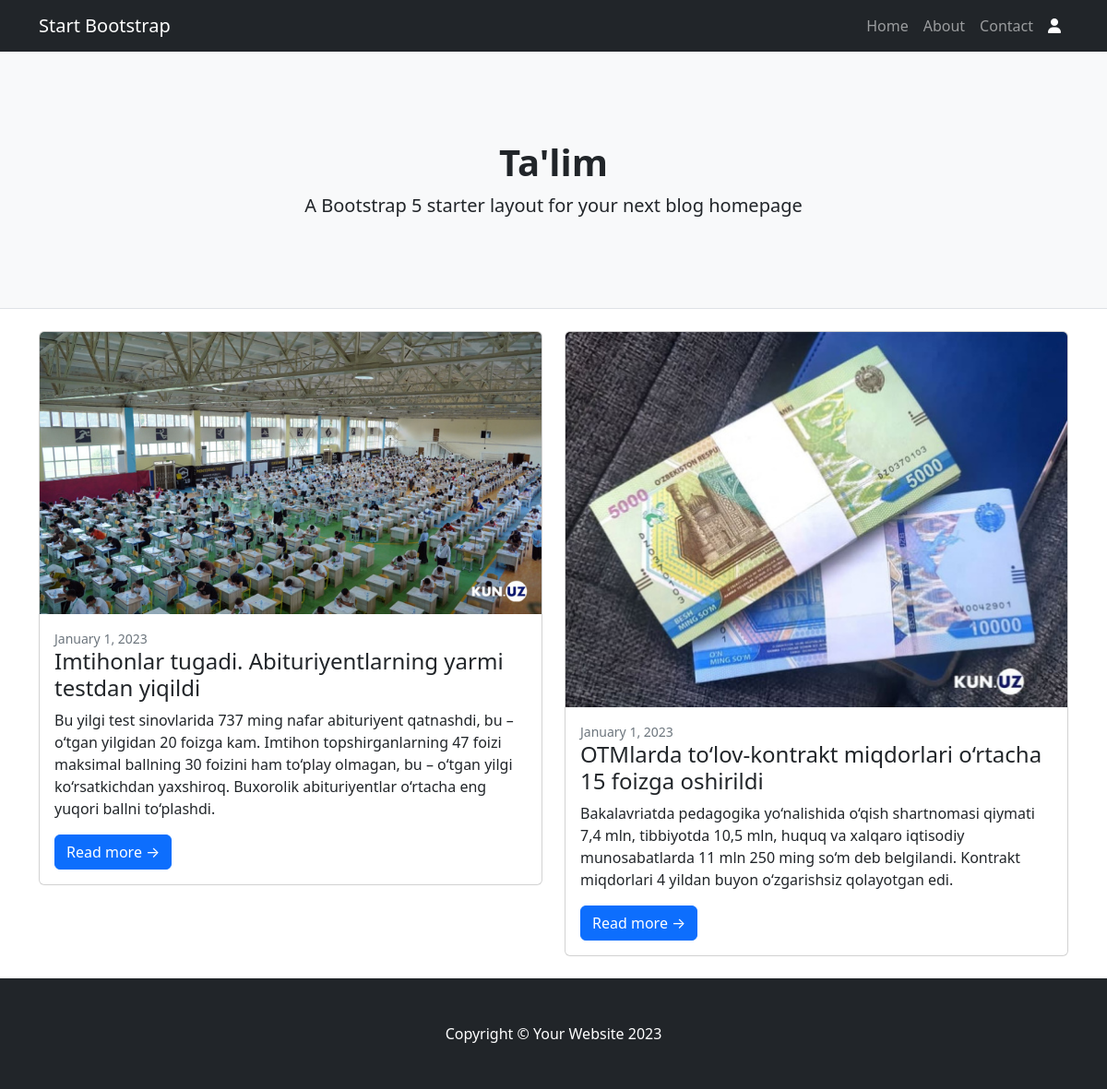
Page /category/4 on the committed database.
### main/models.py (models this page shows, shortened)
class Category(models.Model): # main_category
    title = models.CharField(max_length=255)

class Post(models.Model):
    title = models.CharField(max_length=255)
    content = models.TextField()
    category = models.ForeignKey(Category, on_delete=models.PROTECT,  null=True)
    tags = models.ManyToManyField(Tag, blank=True)
    author = models.ForeignKey(User, on_delete=models.PROTECT, null=True)
    image = models.ImageField(upload_to="post_images", blank=True)
    created_at = models.DateTimeField(auto_now_add=True)
    updated_at = models.DateTimeField(auto_now=True)
    likes = models.PositiveIntegerField(default=0)
    dislikes = models.PositiveIntegerField(default=0)
    views = models.PositiveIntegerField(default=0)

### main/views.py (the view)
# urls.py: path('category/<int:category_id>', category, name='category'),
def category(request, category_id):
    category = Category.objects.get(id=category_id)
    posts = Post.objects.filter(category=category)
    data = {'posts': posts, "category":category}
    return render(request, 'category.html', data)

### templates/category.html
{% extends 'base.html' %}
    {% block welcome %}
       {{ category.title }}
    {% endblock  %}
    {% block content %}
  <div class="container">
    <div class="row">
        {% for p in posts %}
        <div class="col-lg-6">
            <div class="card mb-4">
                <a href="#!"><img class="card-img-top"
                    src="{{ p.image.url  }}" alt="..." /></a>
                <div class="card-body">
                    <div class="small text-muted">January 1, 2023</div>
                    <h2 class="card-title h4">{{ p.title }}</h2>
                    <p class="card-text">{{ p.content }}</p>
                    <a class="btn btn-primary"
                     href="#">Read more →</a>
                </div>
            </div>
        </div>
        {% endfor %}
    </div>
  </div>
{% endblock content %}

### rows in the picture
Category: title "Ta'lim"
Post: image (picture), title "Imtihonlar tugadi. Abituriyentlarning yarmi testdan yiqildi", content "Bu yilgi test sinovlarida 737 ming nafar abituriyent qatnashdi, bu – o‘tgan yilgidan 20 foizga kam. Imtihon topshirganlarning 47 foizi maksimal ballning 30 foizini ham to‘play olmagan, bu – o‘tgan yilgi ko‘rsatkichdan yaxshiroq. Buxorolik abituriyentlar o‘rtacha eng yuqori ballni to‘plashdi."
Post: image (picture), title "OTMlarda to‘lov-kontrakt miqdorlari o‘rtacha 15 foizga oshirildi", content "Bakalavriatda pedagogika yo‘nalishida o‘qish shartnomasi qiymati 7,4 mln, tibbiyotda 10,5 mln, huquq va xalqaro iqtisodiy munosabatlarda 11 mln 250 ming so‘m deb belgilandi. Kontrakt miqdorlari 4 yildan buyon o‘zgarishsiz qolayotgan edi."
